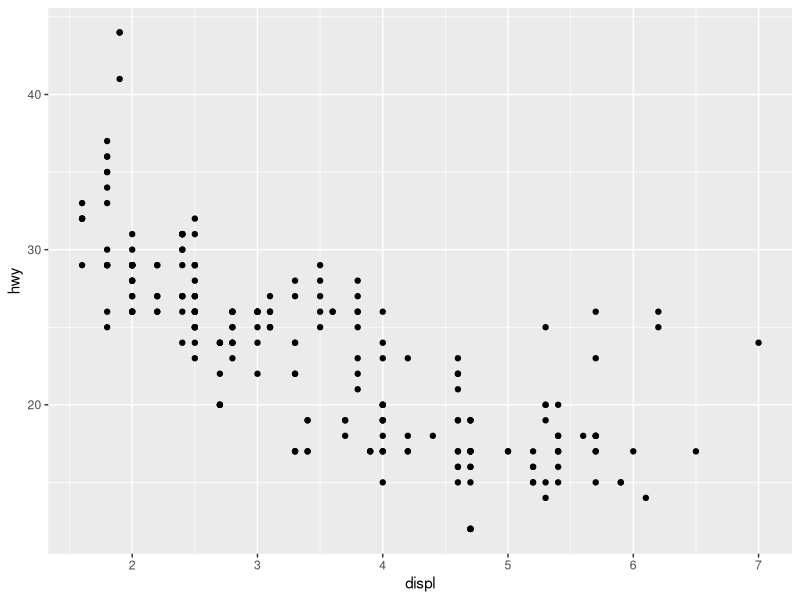
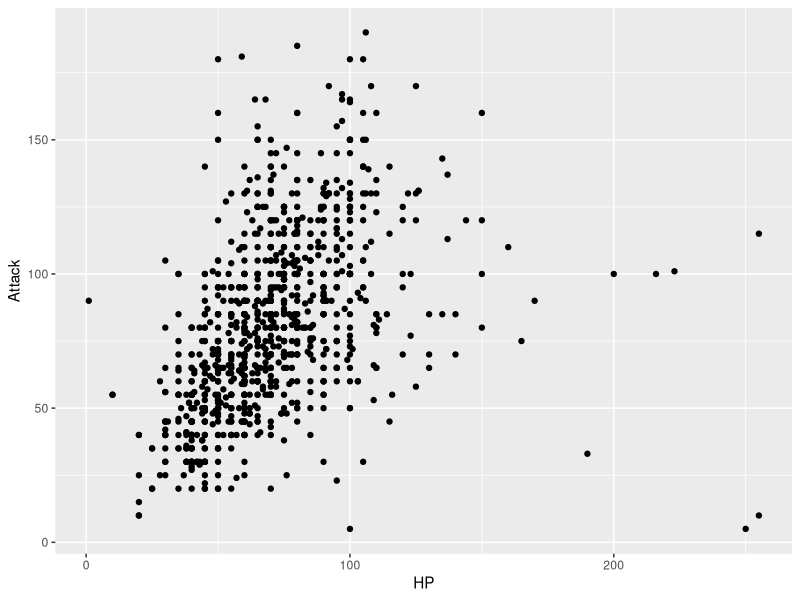
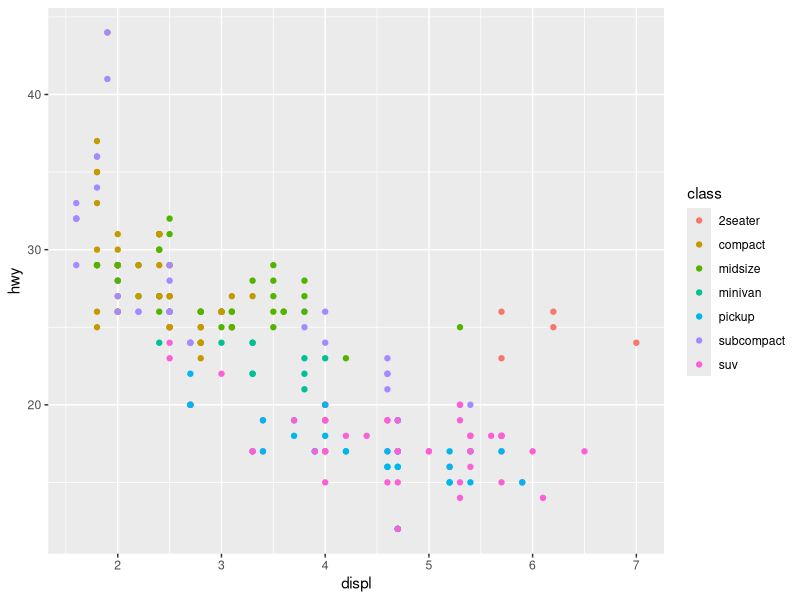
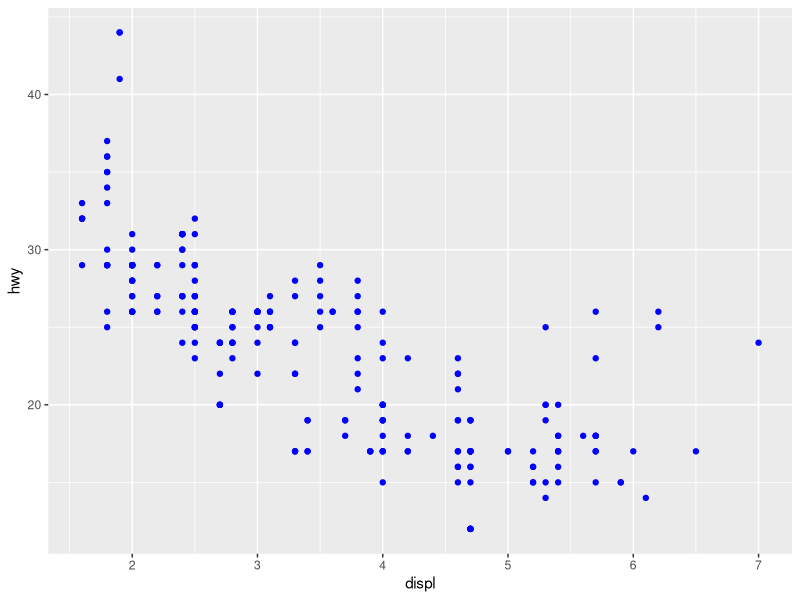
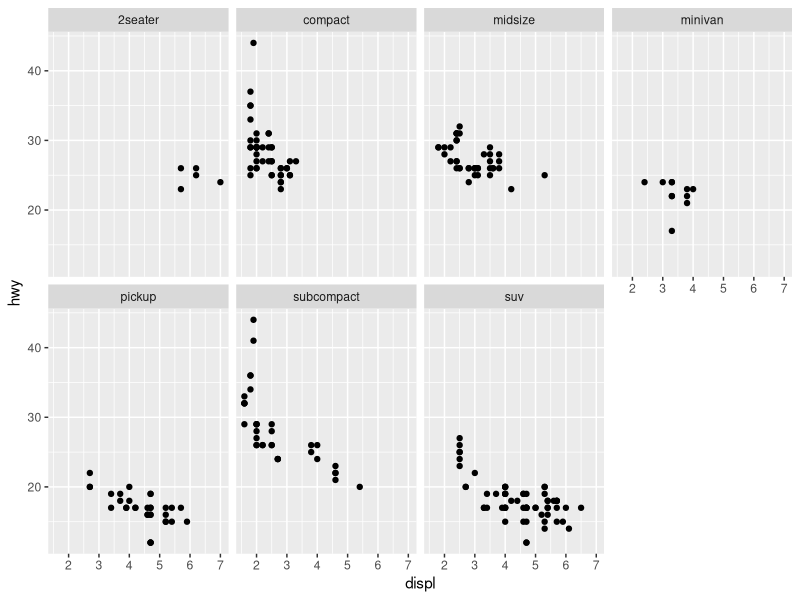
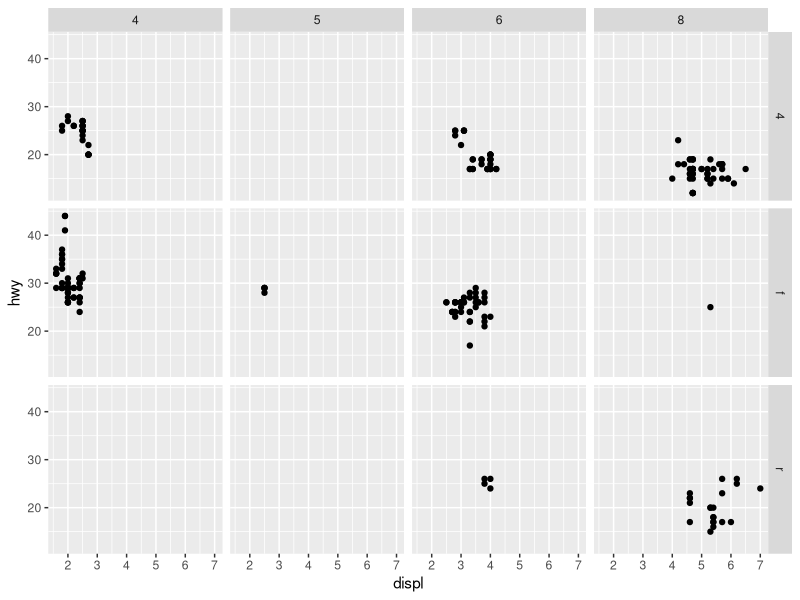
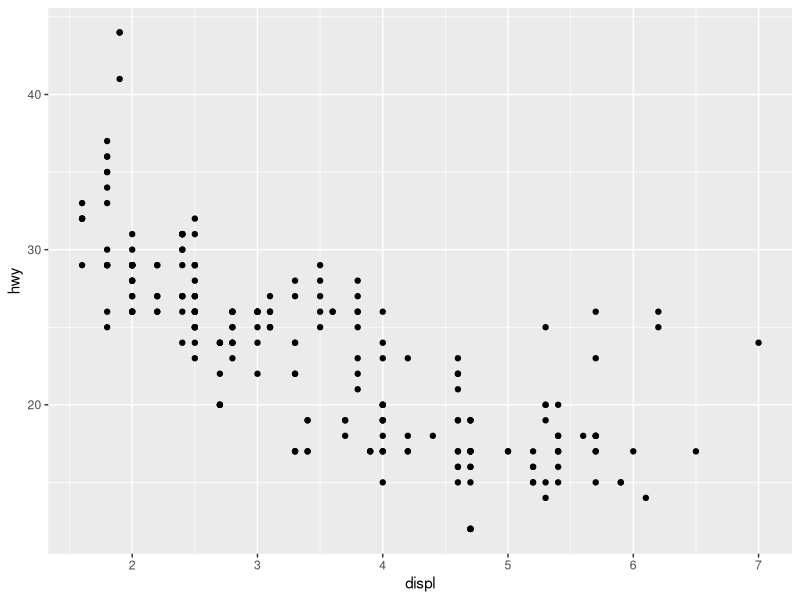
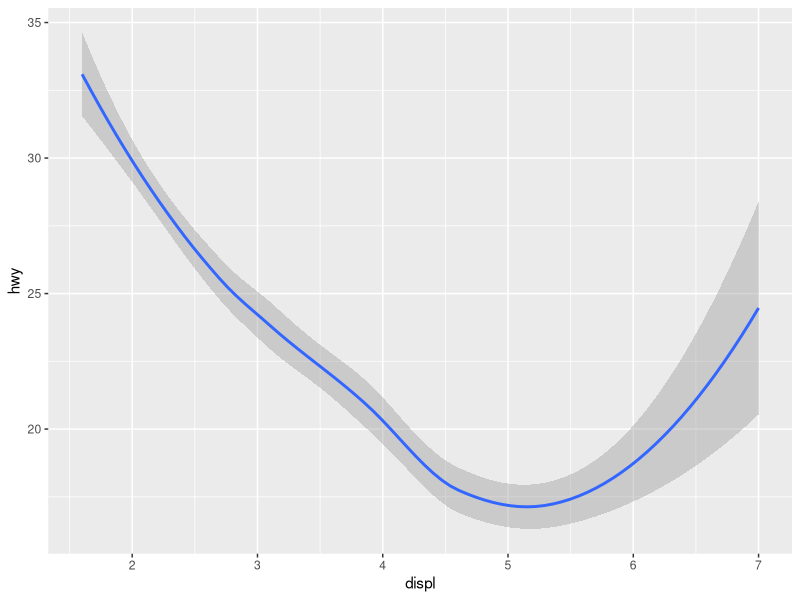

These figures' R source, in order:
#Jonathan Jimenez
#Walk through Visualizing Data 

install.packages("tidyverse")
library(tidyverse)
library(tidyverse)
library(here)


mpg
ggplot(data = mpg) + 
  geom_point(mapping = aes(x = displ, y = hwy))

#Example graphing templet With my own data
library(readr)
pokemon_scores <- read_csv(here("Assignments","Visualization Data","pokemon.csv"))
pokemon_scores
ggplot(data = pokemon_scores) + 
  geom_point(mapping = aes(x = HP, y = Attack))

#aesthetic
ggplot(data = mpg) + 
  geom_point(mapping = aes(x = displ, y = hwy, color = class))
ggplot(data = mpg) + 
  geom_point(mapping = aes(x = displ, y = hwy), color = "blue")
 
#3.4 Common problems
#ggplot(data = mpg) 
#+ geom_point(mapping = aes(x = displ, y = hwy))

#3.5 Facets
ggplot(data = mpg) + 
  geom_point(mapping = aes(x = displ, y = hwy)) + 
  facet_wrap(~ class, nrow = 2)
ggplot(data = mpg) + 
  geom_point(mapping = aes(x = displ, y = hwy)) + 
  facet_grid(drv ~ cyl)

#3.6 Geometric objects
#Line Type
# left
ggplot(data = mpg) + 
  geom_point(mapping = aes(x = displ, y = hwy))

# right
ggplot(data = mpg) + 
  geom_smooth(mapping = aes(x = displ, y = hwy))

ggplot(data = mpg) + 
  geom_smooth(mapping = aes(x = displ, y = hwy, linetype = drv))

#Grouping
ggplot(data = mpg) +
  geom_smooth(mapping = aes(x = displ, y = hwy))

ggplot(data = mpg) +
  geom_smooth(mapping = aes(x = displ, y = hwy, group = drv))

ggplot(data = mpg) +
  geom_smooth(
    mapping = aes(x = displ, y = hwy, color = drv),
    show.legend = FALSE
  )

#Multiple Geom in the same plot
ggplot(data = mpg) + 
  geom_point(mapping = aes(x = displ, y = hwy)) +
  geom_smooth(mapping = aes(x = displ, y = hwy))
 
ggplot(data = mpg, mapping = aes(x = displ, y = hwy)) + 
  geom_point() + 
  geom_smooth()

#Overide global for one
ggplot(data = mpg, mapping = aes(x = displ, y = hwy)) + 
  geom_point(mapping = aes(color = class)) + 
  geom_smooth()

#For one group
ggplot(data = mpg, mapping = aes(x = displ, y = hwy)) + 
  geom_point(mapping = aes(color = class)) + 
  geom_smooth(data = filter(mpg, class == "subcompact"), se = FALSE)

#3.7 Statistical transformations
ggplot(data = diamonds) + 
  geom_bar(mapping = aes(x = cut))

ggplot(data = diamonds) + 
  stat_count(mapping = aes(x = cut))

#Tribble
demo <- tribble(
  ~cut,         ~freq,
  "Fair",       1610,
  "Good",       4906,
  "Very Good",  12082,
  "Premium",    13791,
  "Ideal",      21551
)

ggplot(data = demo) +
  geom_bar(mapping = aes(x = cut, y = freq), stat = "identity")

#Prop
ggplot(data = diamonds) + 
  geom_bar(mapping = aes(x = cut, y = stat(prop), group = 1))

#Stat Summary
ggplot(data = diamonds) + 
  stat_summary(
    mapping = aes(x = cut, y = depth),
    fun.min = min,
    fun.max = max,
    fun = median
  )
#To find out more on stats do ?stat_bin

#3.8 Position adjustments
#Color bar charts (fill)
ggplot(data = diamonds) + 
  geom_bar(mapping = aes(x = cut, colour = cut))
ggplot(data = diamonds) + 
  geom_bar(mapping = aes(x = cut, fill = cut))

#Stacking
ggplot(data = diamonds) + 
  geom_bar(mapping = aes(x = cut, fill = clarity))

#Identity
ggplot(data = diamonds, mapping = aes(x = cut, fill = clarity)) + 
  geom_bar(alpha = 1/5, position = "identity")
ggplot(data = diamonds, mapping = aes(x = cut, colour = clarity)) + 
  geom_bar(fill = NA, position = "identity")

#Fill
ggplot(data = diamonds) + 
  geom_bar(mapping = aes(x = cut, fill = clarity), position = "fill")

#Dodge
ggplot(data = diamonds) + 
  geom_bar(mapping = aes(x = cut, fill = clarity), position = "dodge")

#Scatter Plot/ Jitter
ggplot(data = mpg) + 
  geom_point(mapping = aes(x = displ, y = hwy), position = "jitter")

#3.9 Coordinate systems
#Horizontal boxplots

#Flip
ggplot(data = mpg, mapping = aes(x = class, y = hwy)) + 
  geom_boxplot()
ggplot(data = mpg, mapping = aes(x = class, y = hwy)) + 
  geom_boxplot() +
  coord_flip()

#Quick maps ratio
nz <- map_data("nz")
ggplot(nz, aes(long, lat, group = group)) +
  geom_polygon(fill = "white", colour = "black")

ggplot(nz, aes(long, lat, group = group)) +
  geom_polygon(fill = "white", colour = "black") +
  coord_quickmap()

#Polar
bar <- ggplot(data = diamonds) + 
  geom_bar(
    mapping = aes(x = cut, fill = cut), 
    show.legend = FALSE,
    width = 1
  ) + 
  theme(aspect.ratio = 1) +
  labs(x = NULL, y = NULL)

bar + coord_flip()
bar + coord_polar()

#3.10 The layered grammar of graphics
ggplot(data = diamonds) + 
  geom_bar(
    mapping = aes(x = price, y = depth),
    stat = "identity",
    position = "fill"
  ) +
  coord_flip() +
  facet_wrap(~ color, nrow = 2)


































